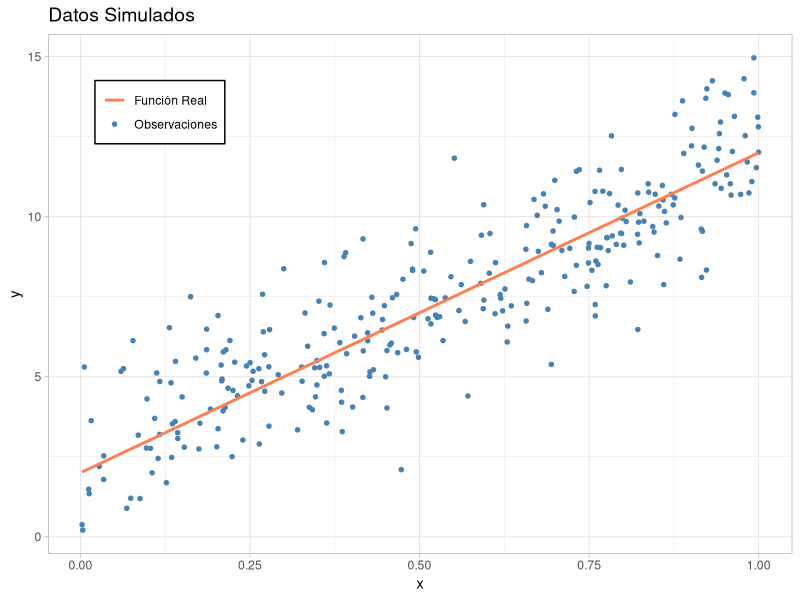
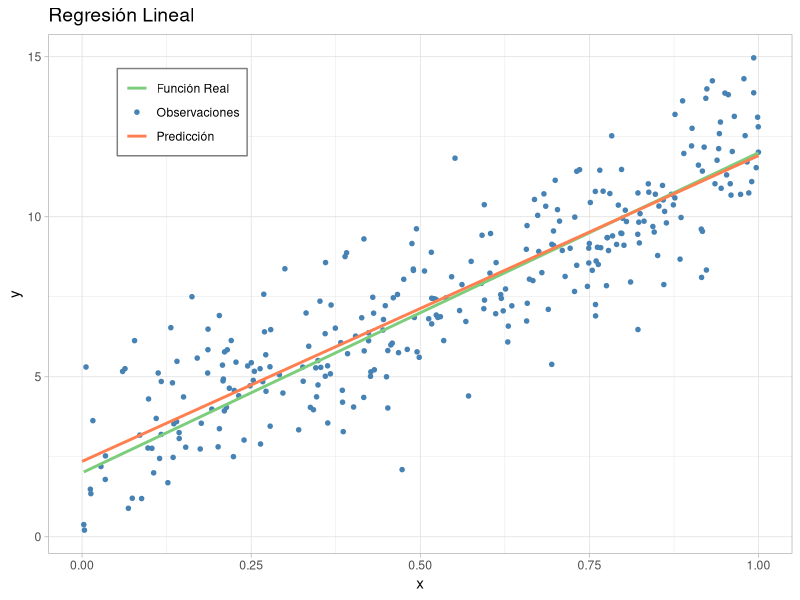
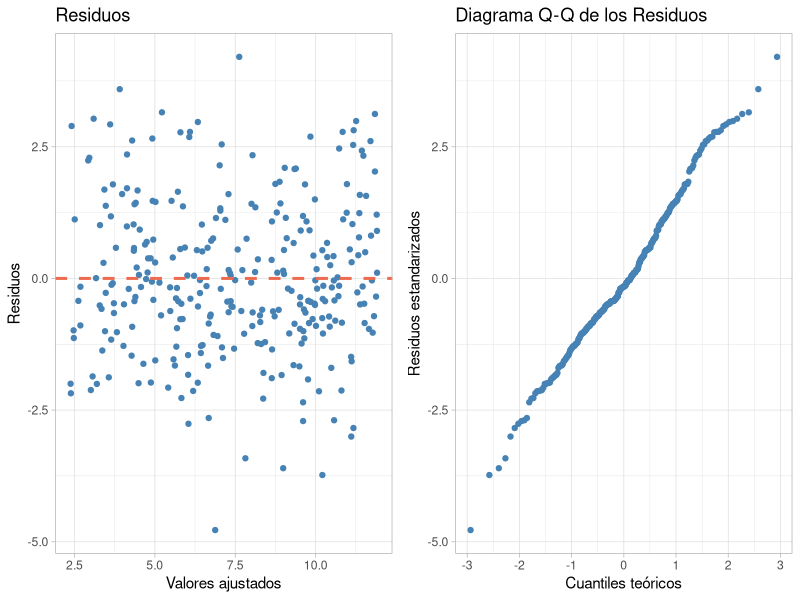

Recreate these plots in R, in order.


# Cargar bibliotecas necesarias
library(ggplot2)
library(gridExtra)


# Generar datos simulados
set.seed(2512)
x <-  runif(300, min=0, max=1) # X ~ Unif(0,1) n=300
x <- x[order(x)]

# Errores
eps <- rnorm(300, sd = 1.5)
# Valores reales y simulados
y.true <- 2 + 10*x
y.obs <- y.true + eps



# Visualizar los datos
data <- data.frame(x, y.obs, y.true)
ggplot(data = data) +
  geom_point(aes(x = x, y = y.obs, color = "Observaciones"), shape = 20, size = 2) +
  geom_line(aes(x = x, y = y.true, color = "Función Real"), linewidth = 1) +
  scale_color_manual(values = c("Observaciones" = "steelblue", "Función Real" = "coral")) +
  labs(title = "Datos Simulados",
       x = "x",
       y = "y",
       color = NULL) +
  theme_light() +
  theme(plot.title = element_text(size = 14),
        legend.position = c(0.15, 0.85),  
        legend.background = element_rect(fill = "white", colour = "black")) 






# Ajustar un modelo de regresión lineal
model <- lm(y.obs ~ x, data = data)
model$coefficients

x.pred <- seq(0, 1, length.out = 300)
y.pred <- predict(model, newdata = data.frame(x = x.pred))



data.model <- data.frame(x, y.obs, y.true, x.pred, y.pred)
ggplot(data = data.model) +
  geom_point(aes(x = x, y = y.obs, color = "Observaciones"), shape = 20, size = 2) +
  geom_line(aes(x = x, y = y.true, color = "Función Real"), linewidth = 1) +
  geom_path(aes(x = x.pred, y = y.pred, color = "Predicción"), size = 1) +
  scale_color_manual(values = c("Observaciones" = "steelblue", 
                                "Predicción" = "coral",
                                "Función Real" = "palegreen3")) +
  labs(title = "Regresión Lineal",
       x = "x",
       y = "y",
       color = NULL) +
  theme_light() +
  theme(plot.title = element_text(size = 14),
        legend.position = c(0.18, 0.85),  
        legend.background = element_rect(fill = "white", colour = "gray50")) 
# ggsave("../graphs/LinearModel1.pdf", width = 10, height = 6, dpi = 300)



residuals <- resid(model)
# Crear gráfico de residuos
plot1 <- ggplot(data, aes(x = fitted(model), y = residuals)) +
  geom_point(color = "steelblue") + 
  geom_hline(yintercept = 0, linetype = "dashed", color = "coral2", linewidth=1) +
  labs(title = "Residuos",
       x = "Valores ajustados",
       y = "Residuos",
       color = NULL) +
  theme_light()


plot2 <- ggplot() +
  stat_qq(aes(sample = residuals), color = "steelblue") +
  labs(title = "Diagrama Q-Q de los Residuos",
       x = "Cuantiles teóricos",
       y = "Residuos estandarizados",
       color = NULL) +
  theme_light()

plot <- grid.arrange(plot1, plot2,nrow = 1, ncol = 2)
print(plot)
# ggsave("../graphs/LinearModel2.pdf", plot, width = 10, height = 4, dpi = 300)



